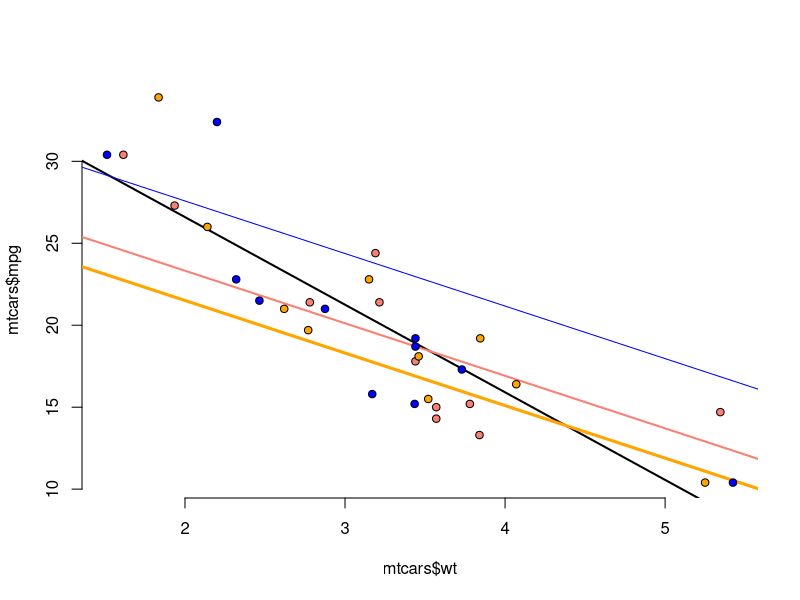
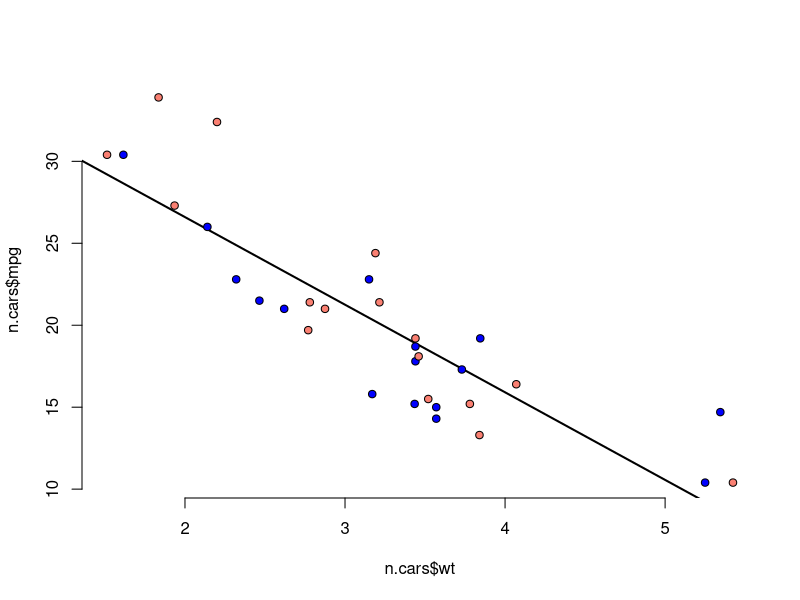
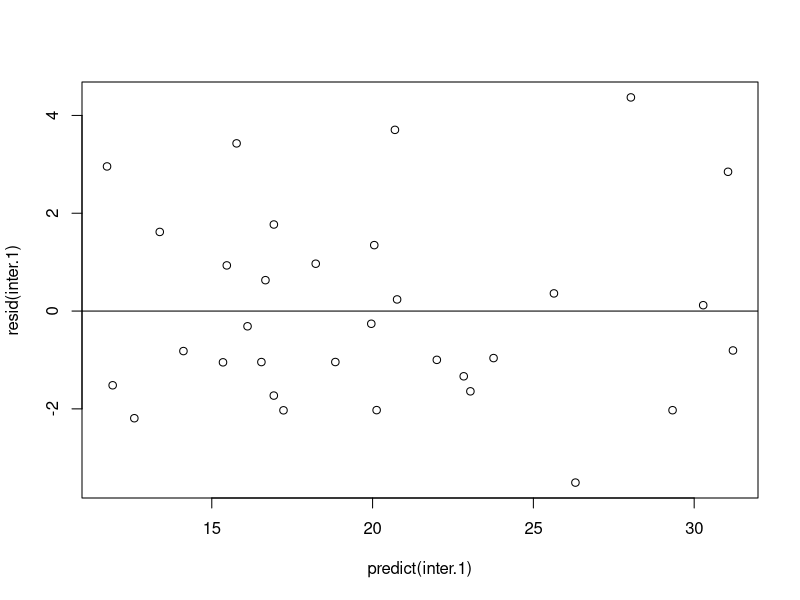

These charts were generated, in order, by the following R code:
## ---- chunk 1
anova(lm(mpg~as.factor(cyl),data=mtcars)) #very low
## ---- chunk 2
n.cars<-mtcars[,-c(2,9)]
#n.cars<-within(n.cars, cyl.f<-as.factor(cyl) rm(cyl))
n.cars$cyl.f<-as.factor(mtcars$cyl)
n.cars$am.f<-as.factor(mtcars$am)
n.cars$adj.wt<-n.cars$wt-min(n.cars$wt)
n.cars$adj.qsec<-n.cars$qsec-min(n.cars$qsec)
## ---- chunk 3
inter.1<-lm(mpg~adj.wt+adj.qsec+adj.wt*am.f,data=n.cars)#adj R2=.88
summary(inter.1)
## ---- chunk 4
mtcars.o<-mtcars[order(mtcars$cyl),]
#convert cylinder to factor
mtcars.o$cyl.f<-as.factor(mtcars.o$cyl)

plot(mtcars$mpg~mtcars$wt, type="n",frame=FALSE)
#not considering the groups
abline(lm(mpg~wt,data=n.cars),lwd=2)
#considering the groups:
#first fit the model with groups:
fit<-lm(mpg~wt+cyl.f,data=n.cars)
#only the intercept will change
abline(coef(fit)[1],coef(fit)[2],col="blue")#4cyl
abline(coef(fit)[1]+coef(fit)[3],coef(fit)[2],lwd=2,col="salmon")
abline(coef(fit)[1]+coef(fit)[4],coef(fit)[2],col="orange",lwd=3) #8cyl

#fill in different colored points
points(mtcars.o[levels(mtcars.o$cyl.f)==4,6],
mtcars.o[levels(mtcars.o$cyl.f)==4,1],pch=21,bg="blue") 

points(mtcars.o[levels(mtcars.o$cyl.f)==6,6],
mtcars.o[levels(mtcars.o$cyl.f)==6,1],pch=21,bg="salmon")

points(mtcars.o[levels(mtcars.o$cyl.f)==8,6],
mtcars.o[levels(mtcars.o$cyl.f)==8,1],pch=21,bg="orange")
## ---- chunk 5
plot(n.cars$mpg~n.cars$wt, type="n",frame=FALSE)
#not considering the groups
abline(lm(mpg~wt,data=n.cars),lwd=2)
fit<-lm(mpg~wt+am.f,data=n.cars)

points(n.cars[levels(n.cars$am.f)=='0',5],
n.cars[levels(n.cars$am.f)=='0',1],pch=21,bg="blue") 

points(n.cars[levels(n.cars$am.f)=='1',5],
n.cars[levels(n.cars$am.f)=='1',1],pch=21,bg="salmon")
## ---- chunk 6
par(mfrow=c(1,1))
plot(predict(inter.1),resid(inter.1))
abline(h=0)
